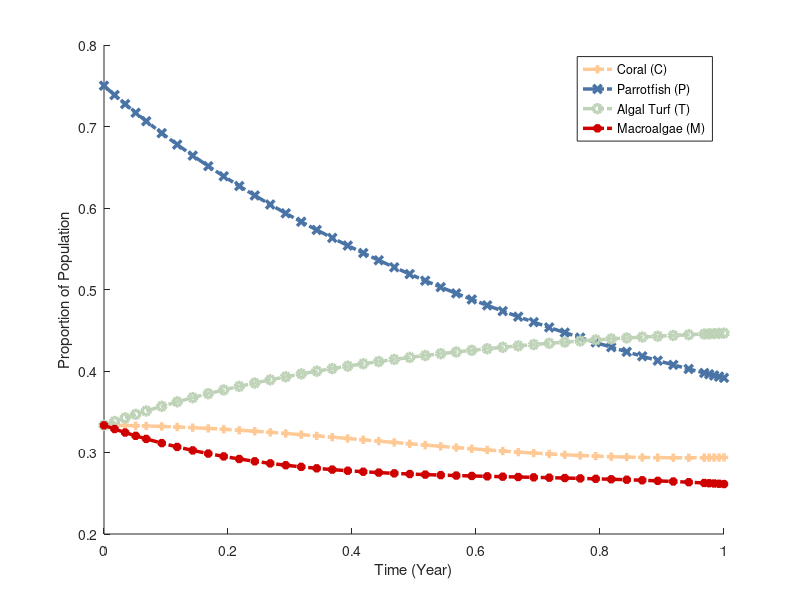

Write MATLAB code to recreate this figure.
% parameter values
mu1 = 0.15; % mortality rate of coral reefs
mu2 = 0.22; % natural death rate of parrotfish
q = 0.47; % intrinsic growth rate for parrotfish
alpha = 1; % %maximum grazing intensity
sigma = 0.01; % rate that parrotfish bite corals
r = 0.5; % rate that coral recruit to overgrow algal turfs
gamma = 0.8; %rate that macroalgae spread vegetative over algal turfs
beta = 1; % carrying capacity

a0 = 0.99; % rate that coral is overgrown by macroalgae
h = 0.1; %<----CONTROL VARIABLE FOR GAME THEORY

%grazing intensity 'g'
g = @(P) (alpha*P)/beta;

%sin function of 
a = @(t) abs((a0*(9*sin(pi*t)+1))/(10));

% set up SoDEx
% dC/dt = rTC + sigmaPC - C(aM + mu1)
% dP/dt = qP(1-P/betaC) + kapaP - (h + mu2)P #remove kapaP, so  = qP(1-P/betaC) - (h + mu)P
% dT/dt = mu1C + (g(P)M)/(M + T) - (rC + gammaM)T
% dM/dt = aMC + gammaMT - (g(P)M)/(M + T)
%
% C = y(1), P = y(2), T = y(3), M = y(4)
f = @(t,y) [r*y(3)*y(1) + sigma*y(2)*y(1) - y(1)*(a(t)*y(4) + mu1),
            q*y(2)*(1-(y(2)/(beta*y(1)))) - (h+mu2)*y(2), 
            mu1*y(1) + (g(y(2))*y(4))/(y(4)+y(3)) - (r*y(1) + gamma*y(4))*y(3),
            a(t) * y(4)*y(1) + gamma*y(4)*y(3) - (g(y(2))*y(4))/(y(4)+y(3)),
            y(1)+y(3)+y(4)];

C = 1/3;
P = 0.75;
T = 1/3;
M = 1/3;
        
  
% solve with ODE 45
[t,ya] = ode45(f, [0 1], [C, P, T, M, 1]);

% graph
figure
hold on
plot(t, ya(:,1), '+-.', 'Color', '#FFC996', 'Linewidth', 2.5)
plot(t, ya(:,2), 'x-.', 'Color', '#4974A5', 'Linewidth', 2.5)
plot(t, ya(:,3), 'o-.', 'Color', '#BDD2B6', 'Linewidth', 2.5)
plot(t, ya(:,4), '*-.', 'Color', '#CF0000', 'Linewidth', 2.5)
%legend('Coral (C)', 'Algal Turf (T)', 'Macroalgae (M)')
legend('Coral (C)', 'Parrotfish (P)', 'Algal Turf (T)', 'Macroalgae (M)')
xlabel('Time (Year)')
ylabel('Proportion of Population')
